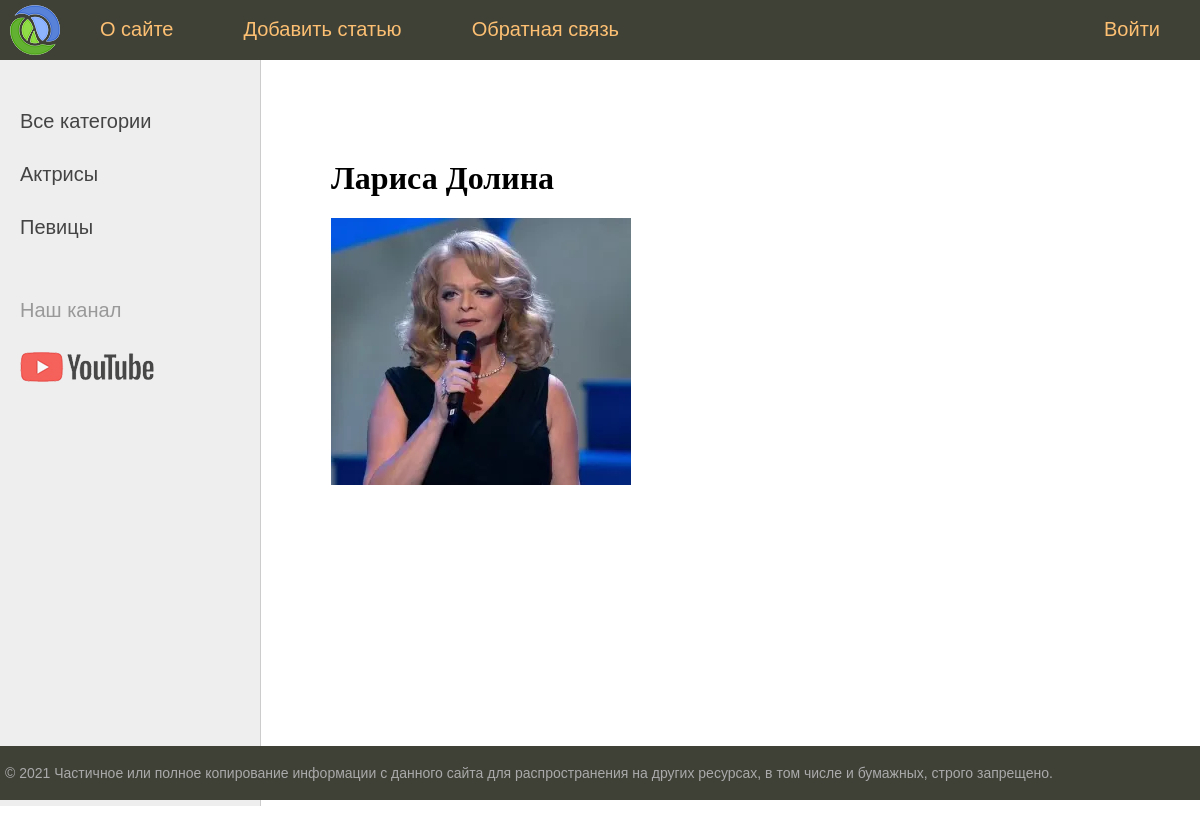
The app's page /post/dolina/ with its own data.
### women/models.py (models this page shows, shortened)
class Category(models.Model):
    name = models.CharField(max_length=100, db_index=True, verbose_name="Категория")
    slug = models.SlugField(max_length=255, unique=True, db_index=True, verbose_name="URL")
    class Meta:
        verbose_name_plural = 'Категории'
        ordering = ['id']
    def get_absolute_url(self):
        return reverse('category', kwargs={'cat_slug': self.slug})

class Women(models.Model):
    title = models.CharField(max_length=255, verbose_name="Заголовок")
    slug = models.SlugField(max_length=255, unique=True, db_index=True, verbose_name="URL")
    content = models.TextField(blank=True, verbose_name="Текст статьи")
    photo = models.ImageField(upload_to="photos/%Y/%m/%d/", verbose_name="Фото")
    time_create = models.DateTimeField(auto_now_add=True, verbose_name="Дата создания")
    time_update = models.DateTimeField(auto_now=True, verbose_name="Дата изменения")
    is_published = models.BooleanField(default=True, verbose_name="Публикация")
    cat = models.ForeignKey('Category', on_delete=models.PROTECT, null=True, verbose_name="Категории")
    class Meta:
        verbose_name_plural = 'Известные женщины'
        ordering = ['-time_create', 'title']
    def __str__(self):
        return self.title

### women/views.py (the view)
# urls.py: path('post/<slug:post_slug>/', ShowPost.as_view(), name='post'),
class ShowPost(DetailView):
    model = Women
    template_name = 'women/post.html'
    slug_url_kwarg = 'post_slug'
    context_object_name = 'post'
    def get_context_data(self, *, object_list=None, **kwargs):
        context = super().get_context_data(**kwargs)
        context['title'] = context['post']
        context['menu'] = menu
        return context

### women/templatetags/women_tags.py (called while the page is built)
@register.simple_tag(name='getcats')
def get_categories(filter=None):
    if not filter:
        return Category.objects.all()
    else:
        return Category.objects.filter(pk=filter)

@register.inclusion_tag('women/list_categories.html')
def show_categories(sort=None, cat_selected=0):
    if not sort:
        cats = Category.objects.all()
    else:
        cats = Category.objects.order_by(sort)
    return {"cats": cats, "cat_selected": cat_selected}

### women/templates/women/post.html (shortened to what this page needs)
{% extends 'women/base.html' %}
{% block content %}
    <h1>{{post.title}}</h1>
    {% if post.photo %}
        <p><img class="img-article-left" src="{{post.photo.url}}"></p>
    {% endif %}
{% endblock %}

### women/templates/women/list_categories.html
{% for c in cats %}
    {% if c.pk == cat_selected %}
        <li class="selected">{{c.name}}</li>
    {% else %}
        <li><a href="{{ c.get_absolute_url }}">{{c.name}}</a></li>
    {% endif %}
{% endfor %}

### women/static/women/css/styles.css (style rules this page uses)
html, body { font-family: 'Arial'; margin: 0; padding: 0; height: 100%; width: 100%; color: #444; }
a { color: #0059b2; text-decoration: none; }
img { max-width: 600px; height: auto; }
img.img-article-left { max-width: 300px; height: auto; float: left; padding: 0 10px 10px 0; }
.left-chapters ul li { margin: 30px 0 0 0; color: #999; }
.left-chapters ul li a { color: #444; text-decoration: none; }
.content-text h1 { font-size: 32px; }

### records on screen
Category: name "Актрисы"
Category: name "Певицы"
Women: title "Лариса Долина", photo (picture)

### other values on screen
{{ m.title }} "О сайте" "Добавить статью" "Обратная связь"
{{ m.title }} "Войти"
